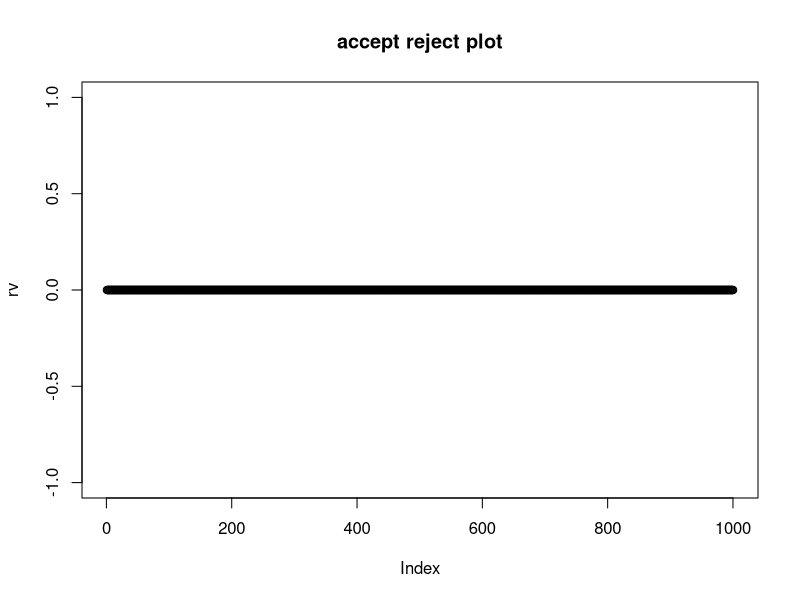
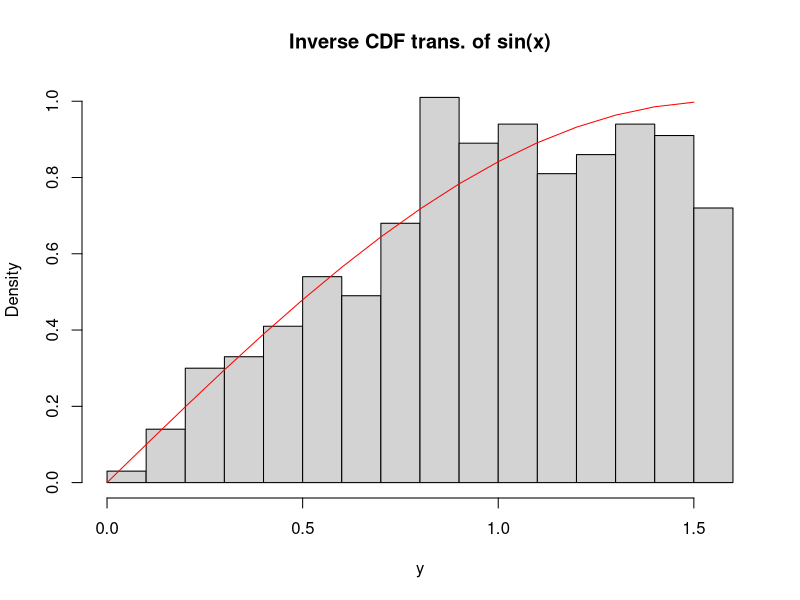

These figures' R source, in order:


### Problem 1
sin_rvgen = function(n=1000) {
  u = runif(n, max = (pi/2))
  x = sin(u)
  return(x)
}

isin_rvgen = function(n=1000) {
  u = runif(n)
  x = acos(1-u)
  return(x)
}

arfunc = function(n=1000) {
  m = 1
  a = 0
  rv = rep(0,n)
  
  for(i in 1:n) {
    x = runif(1)
    if(x < sin(x)) {
      rv[i] = x
      a = a + 1
    }
  }
  cat("Efficiency is ", a/n)  
  plot(rv)
  title("accept reject plot")
}
arfunc()

x = seq(0, pi/2, 0.1)
fx = sin(x)
y = isin_rvgen()
hist(y, freq = F, main = "Inverse CDF trans. of sin(x)")
lines(x, fx,  col="red")